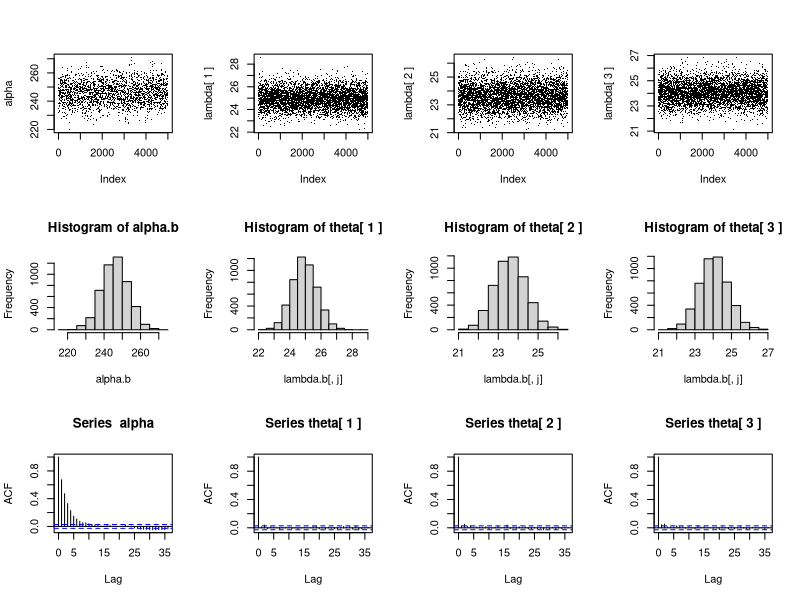

The R script that drew this image:
flog.alpha = function(alpha,beta,lambda) {
	f = 3*alpha*log(beta)+624*log(alpha)-3*lgamma(alpha)-2.5*alpha + alpha*sum(log(lambda))
return(f)
}
# Note: For our homework 3, the above is changed. 

#cookie data for brands chips, niteowl, safeway
chips = c(28, 25, 22, 28, 25, 22, 21, 27, 23, 22, 24, 22, 23, 25, 22, 27, 
          24, 22, 26, 22, 22, 18, 23, 24, 21, 19, 22, 25, 21, 21, 26)
niteowl = c(28, 25, 22, 28, 25, 30, 34, 27, 23, 31, 24, 22, 23, 25, 22, 27,
            24, 30, 26, 22, 22, 18, 23, 24, 30, 19, 22, 25, 21, 30, 26)
safeway = c(28, 25, 22, 28, 25, 22, 21, 27, 23, 31, 24, 22, 23, 25, 22, 27, 
            24, 22, 26, 22, 22, 18, 23, 24, 30, 19, 22, 25, 21, 21, 26)

y.sum = numeric(3)
y.sum[1] = sum(niteowl) 
y.sum[2] = sum(chips) 
y.sum[3] = sum(safeway) 
n = numeric(3)
n[1] = length(niteowl)
n[2] = length(chips)
n[3] = length(safeway)

# important statistics
y.sum
n

N = 5000
N1 = N+1
B = 100
alpha = c()
lambda = matrix(0,ncol=3,nrow=N1)
alpha[1] = 250                           # prior mean
beta = 10                                # fixed beta for prior 
lambda[1,] = c(25,25,25)                 # initialize lambda mean based og alpha prior, first row of alpha
accept.alpha = 0
flg.int = 1
for(i in 1:N) {
	#sample lambda ~ Gamma(alpha[i]+y.sum.j, 10 + n.j)
	for(j in 1:3)   lambda[i+1,j] = rgamma(1,alpha[i]+y.sum[j], 10+n[j])
	alpha.star = -1
	while(alpha.star < 0) {
  		alpha.star = rnorm(1,alpha[i],sd=15)   # may need to tune sd 
  	}
	f.star = flog.alpha(alpha.star,beta,lambda[i,])
	fi = flog.alpha(alpha[i],beta,lambda[i,])
	alpha.prob = min(1,exp(f.star - fi))
	if(runif(1) < alpha.prob) {
		alpha[i+1] = alpha.star
		accept.alpha = accept.alpha + 1
	}else alpha[i+1] = alpha[i]    #use current iteration as the new iteration
}
accept.alpha/N
alpha.b = alpha[B:N]
lambda.b = lambda[B:N,]
mean(alpha.b)
var(alpha.b)
mean(lambda.b)
var(lambda.b)
apply(lambda.b,2,mean)   #separate means by column (for "by row", 2nd arg is 1)
y.sum/n                #compare to MLE's
par(mfrow=c(3,4))
plot(alpha,pch=".")
for(j in 1:3) plot(lambda[,j],pch=".",ylab=paste("lambda[",j,"]"))
hist(alpha.b)
for(j in 1:3) hist(lambda.b[,j],pch=".",main=paste("Histogram of theta[",j,"]"))
acf(alpha)
for(j in 1:3) acf(lambda[,j],main=paste("Series theta[",j,"]"))
#credible intervals
lam1 = lambda.b[,1]
lam1 = sort(lam1)
nn = length(lam1)
L = as.integer(.025*nn)
U = as.integer(.975*nn)
print(c("CI for lambda 1:",lam1[L],lam1[U]),quote=FALSE)

lam2 = lambda.b[,2]
lam2 = sort(lam2)
print(c("CI for lambda 2:",lam2[L],lam2[U]),quote=FALSE)

lam3 = lambda.b[,3]
lam3 = sort(lam3)
print(c("CI for lambda 3:",lam3[L],lam3[U]),quote=FALSE)


